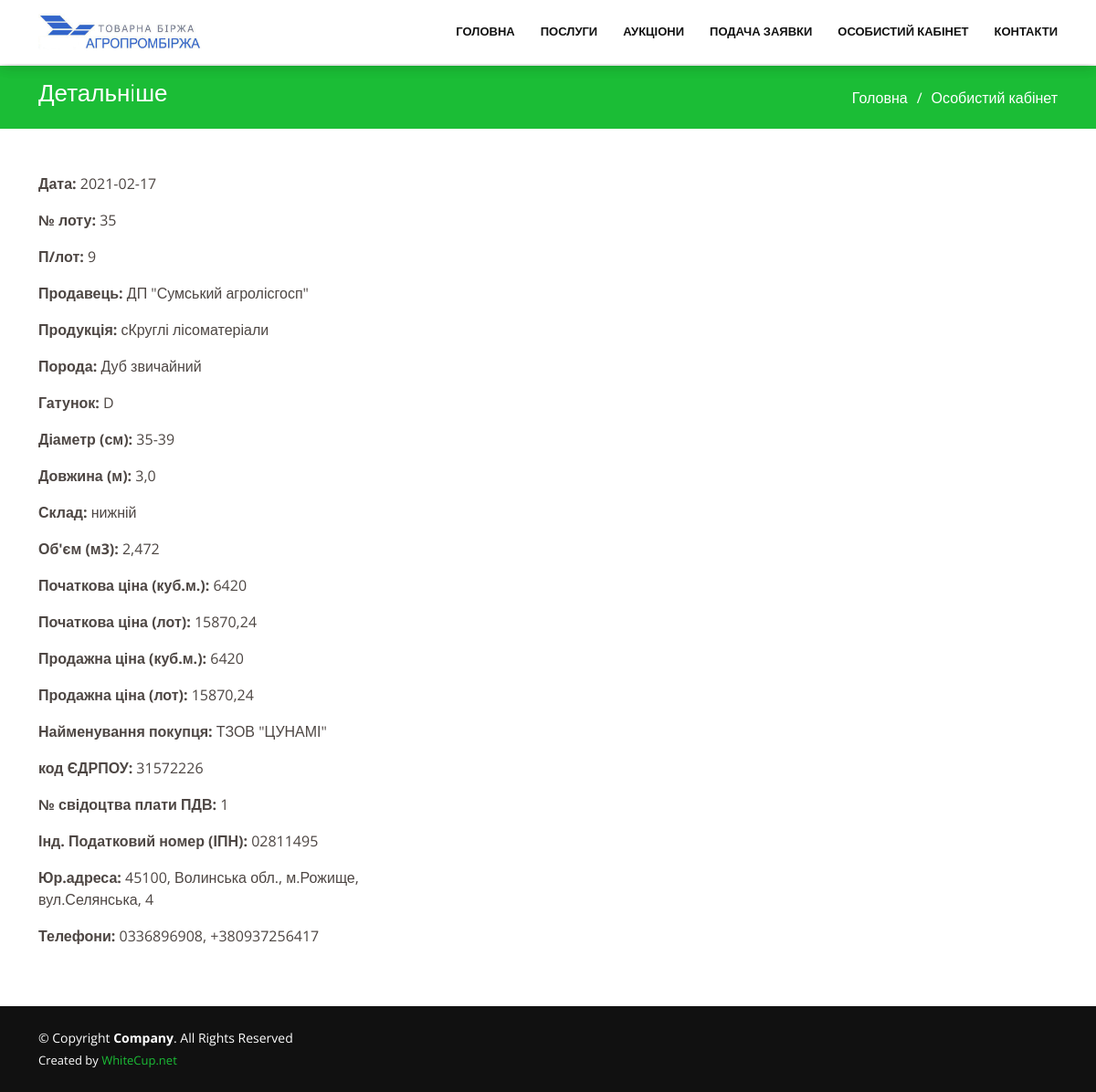
The app's page /csvbase/258/, older data.
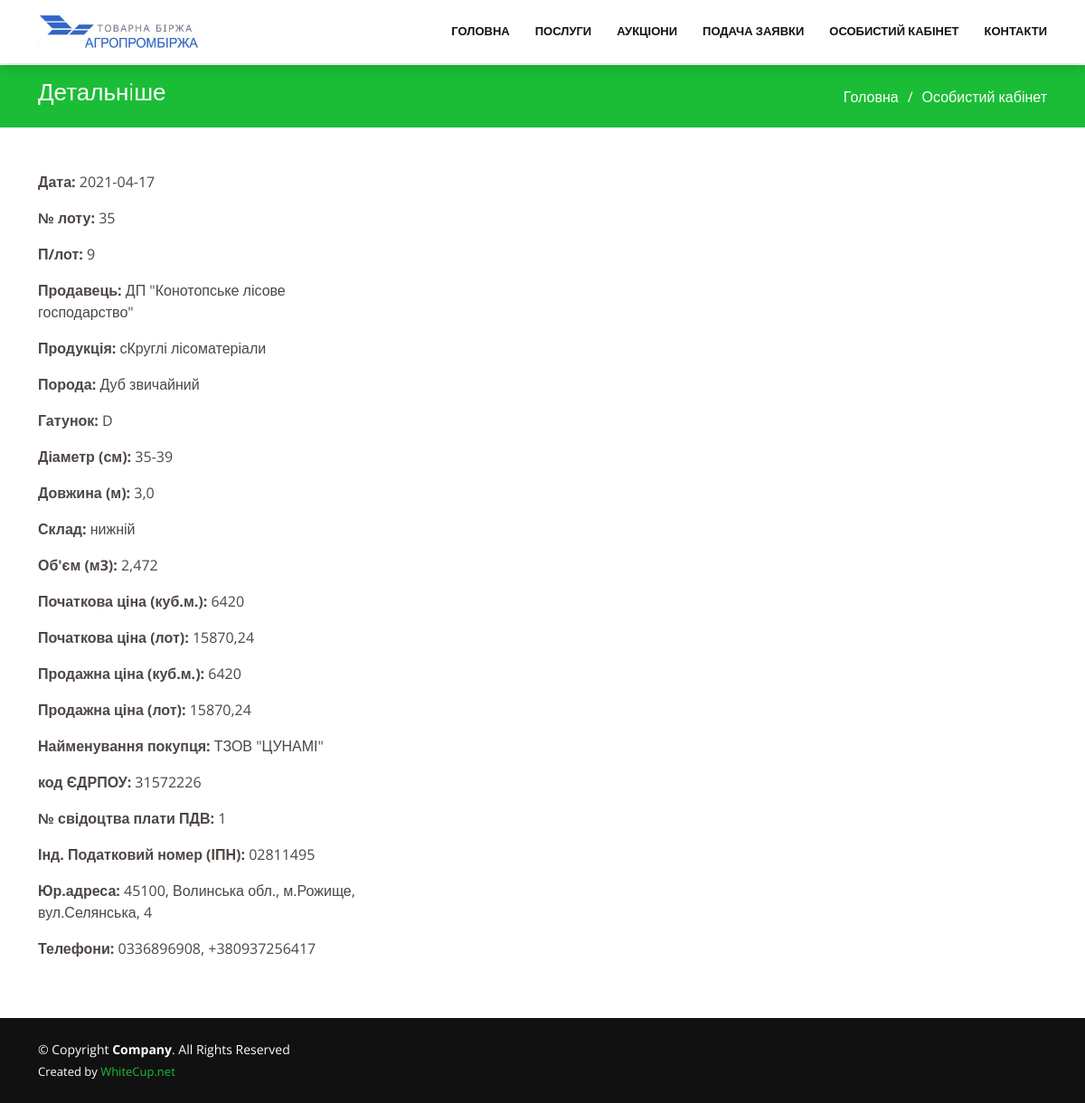
The same page, newer data.
### csvbase/models.py (models this page shows, shortened)
class Csvbase(models.Model):
    date = models.CharField("Дата", max_length=150, blank=True, null=True)
    numb_lot = models.CharField("№ лоту", max_length=150, blank=True, null=True)
    p_lot = models.CharField("П/лот", max_length=150, blank=True, null=True)
    seller = models.CharField("Продавець", max_length=150, blank=True, null=True)
    product_name = models.CharField("Продукція", max_length=150, blank=True, null=True)
    product_type = models.CharField("Порода", max_length=150, blank=True, null=True)
    product_kind = models.CharField("Гатунок", max_length=150, blank=True, null=True)
    product_diameter = models.CharField("Діаметр (см)", max_length=150, blank=True, null=True)
    product_length = models.CharField("Довжина (м)", max_length=150, blank=True, null=True)
    storehouse = models.CharField("Склад", max_length=150, blank=True, null=True)
    product_size = models.CharField("Об'єм (м3)", max_length=150, blank=True, null=True)
    start_product_price = models.CharField("Початкова ціна (куб.м.)", max_length=150, blank=True, null=True)
    start_lot_price = models.CharField("Початкова ціна (лот)", max_length=150, blank=True, null=True)
    end_product_price = models.CharField("Продажна ціна (куб.м.)", max_length=150, blank=True, null=True)
    end_lot_price = models.CharField("Продажна ціна (лот)", max_length=150, blank=True, null=True)
    buyer = models.CharField("Найменування покупця", max_length=150, blank=True, null=True)
    EDRPOU = models.CharField("код ЄДРПОУ", max_length=150, blank=True, null=True)
    PDV_certificate = models.CharField("№ свідоцтва плати ПДВ", max_length=150, blank=True, null=True)
    IPN = models.CharField("Інд. Податковий номер (ІПН)", max_length=150, blank=True, null=True)
    buyer_address = models.CharField("Юр.адреса", max_length=150, blank=True, null=True)
    contact = models.CharField("Телефони", max_length=150, blank=True, null=True)
    commission = models.CharField("комісійний збір", max_length=150, blank=True, null=True)
    class Meta:
        verbose_name = "CSV"
        verbose_name_plural = "Выгрузка CSV"

### templates/site/doc1.html (shortened to what this page needs)
<!DOCTYPE html>
<html lang="en">
{% load static %}
{% include 'site/include/head.html' %}
<body>
{% include 'site/include/header.html' %}
<body>
{% include 'site/include/header.html' %}
  <main id="main">
<section id="breadcrumbs" class="breadcrumbs">
      <div class="container">
        <div class="d-flex justify-content-between align-items-center">
          <h2>Детальнiше</h2>
          <ol>
            <li><a href="{% url 'index' %}">Головна</a></li>
            <li>Особистий кабінет</li>
          </ol>
        </div>
      </div>
    </section>
    <section id="contact" class="contact" style="padding:0 0 25px 0;" >
      <div class="container">
        <div class="row mt-5" data-aos="fade-up">
          <div class="col-4">
              <p><b>Дата:</b> {{ csvbase.date }}</p>
              <p><b>№ лоту:</b> {{ csvbase.numb_lot }}</p>
            <p><b>П/лот:</b> {{ csvbase.p_lot}}</p>
              <p><b>Продавець:</b> {{ csvbase.seller}}</p>
            <p><b>Продукція:</b> {{ csvbase.product_name}}</p>
            <p><b>Порода:</b> {{ csvbase.product_type}}</p>
           <p><b>Гатунок:</b> {{ csvbase.product_kind}}</p>
           <p><b>Діаметр (см):</b> {{ csvbase.product_diameter}}</p>
            <p><b>Довжина (м):</b> {{ csvbase.product_length}}</p>
            <p><b>Склад:</b> {{ csvbase.storehouse}}</p>
            <p><b>Об'єм (м3):</b> {{ csvbase.product_size}}</p>
            <p><b>Початкова ціна (куб.м.):</b> {{ csvbase.start_product_price}}</p>
           <p><b>Початкова ціна (лот):</b> {{ csvbase.start_lot_price}}</p>
           <p><b>Продажна ціна (куб.м.):</b> {{ csvbase.end_product_price}}</p>
            <p><b>Продажна ціна (лот):</b> {{ csvbase.end_lot_price}}</p>
            <p><b>Найменування покупця:</b> {{ csvbase.buyer}}</p>
            <p><b>код ЄДРПОУ:</b> {{ csvbase.EDRPOU}}</p>
            <p><b>№ свідоцтва плати ПДВ:</b> {{ csvbase.PDV_certificate}}</p>
            <p><b>Інд. Податковий номер (ІПН):</b> {{ csvbase.IPN}}</p>
            <p><b>Юр.адреса:</b> {{ csvbase.buyer_address}}</p>
            <p><b>Телефони:</b> {{ csvbase.contact}}</p>
          </div>
        </div>
      </div>
    </section>
      <br>
  </main>
{% include 'site/include/footer.html' %}
</body>
</html>
</head>
<body>
</body>
</html>

### templates/site/include/head.html (shortened to what this page needs)
{% load static %}
<head>
  <link rel="stylesheet" href="https://cdnjs.cloudflare.com/ajax/libs/twitter-bootstrap/4.5.2/css/bootstrap.css">
    <link rel="stylesheet" href="https://cdn.datatables.net/1.10.23/css/dataTables.bootstrap4.min.css">
<link rel="stylesheet" href="https://pro.fontawesome.com/releases/v5.10.0/css/all.css"/>
  <link href="{% static 'assets/vendor/bootstrap/css/bootstrap.min.css' %}" rel="stylesheet">
  <link href="{% static 'assets/vendor/icofont/icofont.min.css' %}" rel="stylesheet">
  <link href="{% static 'assets/vendor/boxicons/css/boxicons.min.css' %}" rel="stylesheet">
  <link href="{% static 'assets/vendor/animate.css/animate.min.css' %}" rel="stylesheet">
  <link href="{% static 'assets/vendor/venobox/venobox.css' %}" rel="stylesheet">
  <link href="{% static 'assets/vendor/owl.carousel/assets/owl.carousel.min.css' %}" rel="stylesheet">
  <link href="{% static 'assets/vendor/aos/aos.css" rel="stylesheet' %}">
  <link href="{% static 'assets/vendor/remixicon/remixicon.css' %}" rel="stylesheet">
  <link href="{% static 'assets/css/style.css' %}" rel="stylesheet">
</head>

### templates/site/include/header.html
{% load static %}
<header id="header" class="fixed-top">
    <div class="container d-flex align-items-center">
        <h1 class="logo me-auto"><a href="{% url 'index' %}"><img src="{% static 'assets/img/logo_new.jpg' %}" alt="logo"></a></h1>
      <nav class="nav-menu d-none d-lg-block">
        <ul>
          <li><a href="{% url 'index' %}">Головна</a></li>
          <li><a href="{% url 'services' %}">Послуги</a></li>
          <li><a href="{% url 'auctions' %}">Аукціони</a></li>
          <li><a href="{% url 'podacha' %}">Подача заявки</a></li>
          <li><a href="{% url 'login' %}">Особистий кабінет</a></li>
          <li><a href="{% url 'contacts' %}">Контакти</a></li>
        </ul>
      </nav>
    </div>
  </header>

### templates/site/include/footer.html (shortened to what this page needs)
{% load static %}
  <footer id="footer">
    <div class="container d-md-flex py-4">
      <div class="me-md-auto text-center text-md-start">
        <div class="copyright">
          &copy; Copyright <strong><span>Company</span></strong>. All Rights Reserved
        </div>
        <div class="credits">
          Created by <a href="https://WhiteCup.net/" target="_blank">WhiteCup.net</a>
        </div>
      </div>
    </div>
  </footer>

### static/assets/css/style.css (style rules this page uses)
body { font-family: "Open Sans", sans-serif; color: #4d4643; }
a { color: #1bbd36; text-decoration: none; }
h1, h2, h3, h4, h5, h6 { font-family: "Roboto", sans-serif; }
@media (prefers-reduced-motion: no-preference) { :root { scroll-behavior: auto; } }
#header { background: #fff; transition: all 0.5s; z-index: 997; padding: 15px 0; box-shadow: 0px 2px 15px rgba(0, 0, 0, 0.1); }
#header .logo { font-size: 28px; margin: 0; padding: 0; line-height: 1; font-weight: 700; letter-spacing: 0.5px; text-transform: uppercase; }
#header .logo a { color: #111; }
#header .logo img { max-height: 40px; }
.nav-menu ul { margin: 0; padding: 0; list-style: none; }
.nav-menu > ul { display: flex; }
.nav-menu > ul > li { position: relative; white-space: nowrap; padding: 10px 0 10px 28px; }
.nav-menu a { display: block; position: relative; color: #111; transition: 0.3s; font-size: 13px; text-transform: uppercase; font-weight: 600; font-family: "Roboto", sans-serif; }
.mobile-nav { position: fixed; top: 55px; right: 15px; bottom: 15px; left: 15px; z-index: 9999; overflow-y: auto; background: #fff; transition: ease-in-out 0.2s; opacity: 0; visibility: hidden; border-radius: 10px; padding: 10px 0; }
.mobile-nav * { margin: 0; padding: 0; list-style: none; }
.mobile-nav a { display: block; position: relative; color: #111; padding: 10px 20px; font-weight: 500; outline: none; }
section { padding: 60px 0; overflow: hidden; }
.breadcrumbs { padding: 15px 0; background: #1bbd36; min-height: 40px; margin-top: 72px; }
.breadcrumbs h2 { font-size: 26px; font-weight: 300; color: #fff; }
.breadcrumbs ol { display: flex; flex-wrap: wrap; list-style: none; padding: 0; margin: 0; color: #fff; }
.breadcrumbs ol a { color: #fff; }
.breadcrumbs ol li + li { padding-left: 10px; }
.breadcrumbs ol li + li::before { display: inline-block; padding-right: 10px; color: #fff; content: "/"; }
#footer { color: #fff; font-size: 14px; background: #111; }
#footer .credits { padding-top: 5px; font-size: 13px; color: #fff; }

Row changes from the older to the newer data that the page shows:
changed Csvbase "сКруглі лісоматеріали": date "2021-02-17" → "2021-04-17"; seller "ДП \"Сумський агролісгосп\"" → "ДП \"Конотопське лісове господарство\""
